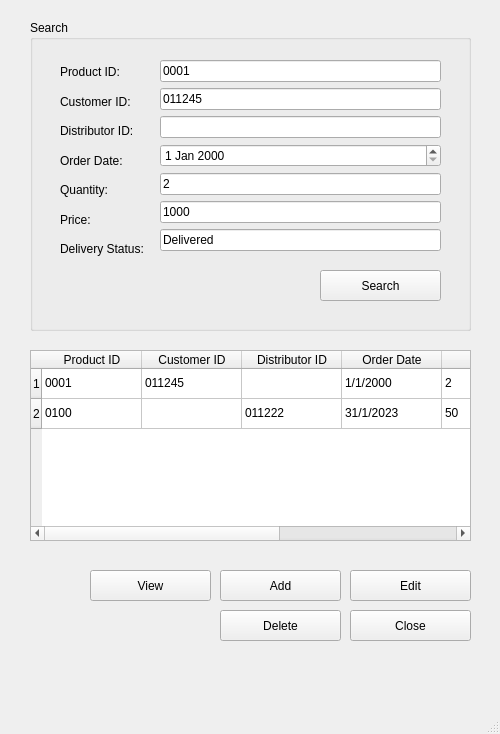
<?xml version="1.0" encoding="UTF-8"?>
<ui version="4.0">
 <class>MainWindow</class>
 <widget class="QMainWindow" name="MainWindow">
  <property name="geometry">
   <rect>
    <x>0</x>
    <y>0</y>
    <width>500</width>
    <height>734</height>
   </rect>
  </property>
  <property name="windowTitle">
   <string>MainWindow</string>
  </property>
  <widget class="QWidget" name="centralwidget">
   <widget class="QTableWidget" name="booksTableWidget">
    <property name="geometry">
     <rect>
      <x>30</x>
      <y>350</y>
      <width>441</width>
      <height>191</height>
     </rect>
    </property>
    <row>
     <property name="text">
      <string>1</string>
     </property>
    </row>
    <row>
     <property name="text">
      <string>2</string>
     </property>
    </row>
    <column>
     <property name="text">
      <string>Product ID</string>
     </property>
    </column>
    <column>
     <property name="text">
      <string>Customer ID</string>
     </property>
    </column>
    <column>
     <property name="text">
      <string>Distributor ID</string>
     </property>
    </column>
    <column>
     <property name="text">
      <string>Order Date</string>
     </property>
    </column>
    <column>
     <property name="text">
      <string>Quantity</string>
     </property>
    </column>
    <column>
     <property name="text">
      <string>Price</string>
     </property>
    </column>
    <column>
     <property name="text">
      <string>Delivery Status</string>
     </property>
    </column>
    <item row="0" column="0">
     <property name="text">
      <string>0001</string>
     </property>
    </item>
    <item row="0" column="1">
     <property name="text">
      <string>011245</string>
     </property>
    </item>
    <item row="0" column="2">
     <property name="text">
      <string/>
     </property>
    </item>
    <item row="0" column="3">
     <property name="text">
      <string>1/1/2000</string>
     </property>
    </item>
    <item row="0" column="4">
     <property name="text">
      <string>2</string>
     </property>
    </item>
    <item row="0" column="5">
     <property name="text">
      <string>1000</string>
     </property>
    </item>
    <item row="0" column="6">
     <property name="text">
      <string>Delivered</string>
     </property>
    </item>
    <item row="1" column="0">
     <property name="text">
      <string>0100</string>
     </property>
    </item>
    <item row="1" column="1">
     <property name="text">
      <string/>
     </property>
    </item>
    <item row="1" column="2">
     <property name="text">
      <string>011222</string>
     </property>
    </item>
    <item row="1" column="3">
     <property name="text">
      <string>31/1/2023</string>
     </property>
    </item>
    <item row="1" column="4">
     <property name="text">
      <string>50</string>
     </property>
    </item>
    <item row="1" column="5">
     <property name="text">
      <string>50000</string>
     </property>
    </item>
    <item row="1" column="6">
     <property name="text">
      <string>Pending</string>
     </property>
    </item>
   </widget>
   <widget class="QPushButton" name="deleteButton">
    <property name="geometry">
     <rect>
      <x>220</x>
      <y>610</y>
      <width>121</width>
      <height>31</height>
     </rect>
    </property>
    <property name="text">
     <string>Delete</string>
    </property>
   </widget>
   <widget class="QGroupBox" name="searched">
    <property name="geometry">
     <rect>
      <x>30</x>
      <y>20</y>
      <width>441</width>
      <height>311</height>
     </rect>
    </property>
    <property name="title">
     <string>Search</string>
    </property>
    <widget class="QPushButton" name="searchButton">
     <property name="geometry">
      <rect>
       <x>290</x>
       <y>250</y>
       <width>121</width>
       <height>31</height>
      </rect>
     </property>
     <property name="text">
      <string>Search</string>
     </property>
    </widget>
    <widget class="QWidget" name="layoutWidget">
     <property name="geometry">
      <rect>
       <x>30</x>
       <y>40</y>
       <width>92</width>
       <height>201</height>
      </rect>
     </property>
     <layout class="QVBoxLayout" name="verticalLayout">
      <item>
       <widget class="QLabel" name="label">
        <property name="text">
         <string>Product ID:</string>
        </property>
       </widget>
      </item>
      <item>
       <widget class="QLabel" name="label_2">
        <property name="text">
         <string>Customer ID:</string>
        </property>
       </widget>
      </item>
      <item>
       <widget class="QLabel" name="label_4">
        <property name="text">
         <string>Distributor ID:</string>
        </property>
       </widget>
      </item>
      <item>
       <widget class="QLabel" name="label_3">
        <property name="text">
         <string>Order Date:</string>
        </property>
       </widget>
      </item>
      <item>
       <widget class="QLabel" name="label_6">
        <property name="text">
         <string>Quantity:</string>
        </property>
       </widget>
      </item>
      <item>
       <widget class="QLabel" name="label_5">
        <property name="text">
         <string>Price:</string>
        </property>
       </widget>
      </item>
      <item>
       <widget class="QLabel" name="label_7">
        <property name="text">
         <string>Delivery Status:</string>
        </property>
       </widget>
      </item>
     </layout>
    </widget>
    <widget class="QWidget" name="layoutWidget">
     <property name="geometry">
      <rect>
       <x>130</x>
       <y>40</y>
       <width>281</width>
       <height>198</height>
      </rect>
     </property>
     <layout class="QVBoxLayout" name="verticalLayout_2">
      <item>
       <widget class="QLineEdit" name="titleline">
        <property name="text">
         <string>0001</string>
        </property>
       </widget>
      </item>
      <item>
       <widget class="QLineEdit" name="titleline_2">
        <property name="text">
         <string>011245</string>
        </property>
       </widget>
      </item>
      <item>
       <widget class="QLineEdit" name="titleline_5">
        <property name="text">
         <string/>
        </property>
       </widget>
      </item>
      <item>
       <widget class="QDateEdit" name="dateEdit"/>
      </item>
      <item>
       <widget class="QLineEdit" name="titleline_3">
        <property name="text">
         <string>2</string>
        </property>
       </widget>
      </item>
      <item>
       <widget class="QLineEdit" name="titleline_6">
        <property name="text">
         <string>1000</string>
        </property>
       </widget>
      </item>
      <item>
       <widget class="QLineEdit" name="titleline_4">
        <property name="text">
         <string>Delivered</string>
        </property>
       </widget>
      </item>
     </layout>
    </widget>
   </widget>
   <widget class="QPushButton" name="closeButton">
    <property name="geometry">
     <rect>
      <x>350</x>
      <y>610</y>
      <width>121</width>
      <height>31</height>
     </rect>
    </property>
    <property name="text">
     <string>Close</string>
    </property>
   </widget>
   <widget class="QPushButton" name="viewButton_2">
    <property name="geometry">
     <rect>
      <x>220</x>
      <y>570</y>
      <width>121</width>
      <height>31</height>
     </rect>
    </property>
    <property name="text">
     <string>Add</string>
    </property>
   </widget>
   <widget class="QPushButton" name="viewButton">
    <property name="geometry">
     <rect>
      <x>90</x>
      <y>570</y>
      <width>121</width>
      <height>31</height>
     </rect>
    </property>
    <property name="text">
     <string>View</string>
    </property>
   </widget>
   <widget class="QPushButton" name="viewButton_3">
    <property name="geometry">
     <rect>
      <x>350</x>
      <y>570</y>
      <width>121</width>
      <height>31</height>
     </rect>
    </property>
    <property name="text">
     <string>Edit</string>
    </property>
   </widget>
  </widget>
  <widget class="QMenuBar" name="menubar">
   <property name="geometry">
    <rect>
     <x>0</x>
     <y>0</y>
     <width>500</width>
     <height>26</height>
    </rect>
   </property>
  </widget>
  <widget class="QStatusBar" name="statusbar"/>
 </widget>
 <resources/>
 <connections/>
</ui>
